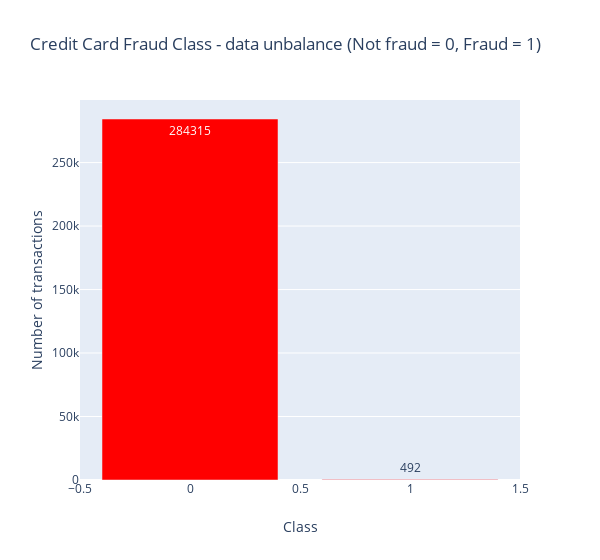

Notebook code for this chart:
### Markdown cell above
Let's check data unbalance with respect with *target* value, i.e. **Class**.

### Code cell
temp = data_df["Class"].value_counts()
df = pd.DataFrame({'Class': temp.index,'values': temp.values})

trace = go.Bar(
    x = df['Class'],y = df['values'],
    name="Credit Card Fraud Class - data unbalance (Not fraud = 0, Fraud = 1)",
    marker=dict(color="Red"),
    text=df['values']
)
data = [trace]
layout = dict(title = 'Credit Card Fraud Class - data unbalance (Not fraud = 0, Fraud = 1)',
          xaxis = dict(title = 'Class', showticklabels=True), 
          yaxis = dict(title = 'Number of transactions'),
          hovermode = 'closest',width=600
         )
fig = dict(data=data, layout=layout)
iplot(fig, filename='class')

### Figure 1 — Plotly figure (JSON) as saved in the notebook; plotly's stock layout.template omitted (floating-point values rounded to 4 significant figures)
{"data": [{"marker": {"color": "Red"}, "name": "Credit Card Fraud Class - data unbalance (Not fraud = 0, Fraud = 1)", "text": [284300.0, 492.0], "type": "bar", "x": [0, 1], "y": [284315, 492]}], "layout": {"hovermode": "closest", "title": {"text": "Credit Card Fraud Class - data unbalance (Not fraud = 0, Fraud = 1)"}, "width": 600, "xaxis": {"showticklabels": true, "title": {"text": "Class"}}, "yaxis": {"title": {"text": "Number of transactions"}}}}
